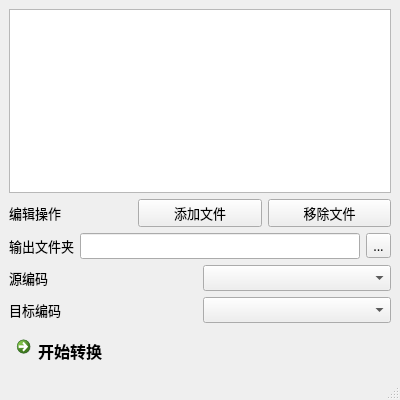
<?xml version="1.0" encoding="UTF-8"?>
<ui version="4.0">
 <class>MainWindow</class>
 <widget class="QMainWindow" name="MainWindow">
  <property name="geometry">
   <rect>
    <x>0</x>
    <y>0</y>
    <width>400</width>
    <height>400</height>
   </rect>
  </property>
  <property name="font">
   <font>
    <family>更纱黑体 UI SC</family>
    <pointsize>10</pointsize>
   </font>
  </property>
  <property name="windowTitle">
   <string>MainWindow</string>
  </property>
  <widget class="QWidget" name="centralwidget">
   <layout class="QVBoxLayout" name="verticalLayout">
    <item>
     <widget class="QListWidget" name="listWidget"/>
    </item>
    <item>
     <layout class="QHBoxLayout" name="hLayout1">
      <item>
       <widget class="QLabel" name="labelEdit">
        <property name="text">
         <string>编辑操作</string>
        </property>
       </widget>
      </item>
      <item>
       <widget class="QPushButton" name="buttonAdd">
        <property name="text">
         <string>添加文件</string>
        </property>
       </widget>
      </item>
      <item>
       <widget class="QPushButton" name="buttonRemove">
        <property name="text">
         <string>移除文件</string>
        </property>
       </widget>
      </item>
     </layout>
    </item>
    <item>
     <layout class="QHBoxLayout" name="hLayout2">
      <item>
       <widget class="QLabel" name="labelFolder">
        <property name="text">
         <string>输出文件夹</string>
        </property>
       </widget>
      </item>
      <item>
       <widget class="QLineEdit" name="inputFolder"/>
      </item>
      <item>
       <widget class="QToolButton" name="buttonFolder">
        <property name="text">
         <string>...</string>
        </property>
       </widget>
      </item>
     </layout>
    </item>
    <item>
     <layout class="QHBoxLayout" name="hLayout3">
      <item>
       <widget class="QLabel" name="labelDecoding">
        <property name="text">
         <string>源编码</string>
        </property>
       </widget>
      </item>
      <item>
       <widget class="QComboBox" name="inputDecoding"/>
      </item>
     </layout>
    </item>
    <item>
     <layout class="QHBoxLayout" name="hLayout4">
      <item>
       <widget class="QLabel" name="labelEncoding">
        <property name="text">
         <string>目标编码</string>
        </property>
       </widget>
      </item>
      <item>
       <widget class="QComboBox" name="inputEncoding"/>
      </item>
     </layout>
    </item>
    <item>
     <widget class="QCommandLinkButton" name="buttonStart">
      <property name="font">
       <font>
        <family>Segoe UI</family>
        <pointsize>12</pointsize>
        <bold>true</bold>
       </font>
      </property>
      <property name="text">
       <string>开始转换</string>
      </property>
     </widget>
    </item>
   </layout>
  </widget>
  <widget class="QMenuBar" name="menubar">
   <property name="geometry">
    <rect>
     <x>0</x>
     <y>0</y>
     <width>400</width>
     <height>22</height>
    </rect>
   </property>
  </widget>
  <widget class="QStatusBar" name="statusbar"/>
 </widget>
 <resources/>
 <connections/>
</ui>
